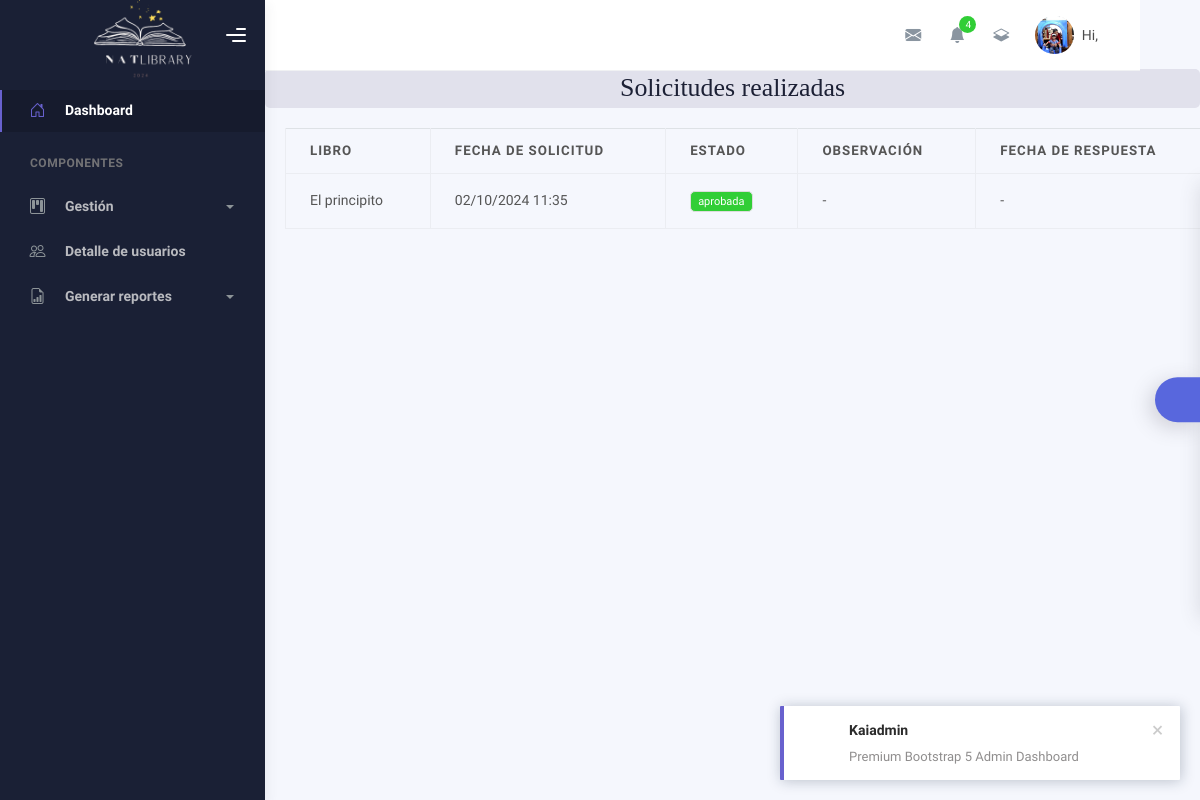
/student_dashboard/solicitudesRealizadas/ (signed in), run on the app's committed database.
### myapp/models.py (models this page shows, shortened)
class SolicitudLibro(models.Model):
    ESTADO_CHOICES = [
        ('pendiente', 'Pendiente'),
        ('aceptada', 'Aceptada'),
        ('rechazada', 'Rechazada'),
    ]
    estudiante = models.ForeignKey(settings.AUTH_USER_MODEL, on_delete=models.CASCADE, related_name='solicitudes')
    libro = models.ForeignKey(Libro, on_delete=models.CASCADE, related_name='solicitudes')
    fecha_solicitud = models.DateTimeField(auto_now_add=True)
    estado = models.CharField(max_length=10, choices=ESTADO_CHOICES, default='pendiente')
    fecha_respuesta = models.DateTimeField(null=True, blank=True)
    observacion = models.TextField(null=True, blank=True)  # Para que el administrador agregue comentarios

class Libro(models.Model):
    nombre = models.TextField(max_length=300)
    fechaPublicacion= models.DateField()
    descripcion=models.TextField(max_length=500, default="Descripción no disponible")
    generos = models.ManyToManyField(Genero, related_name='libros')
    imgPortada = models.ImageField(upload_to='libros/', default='libros/defectoLibro.png')
    autor = models.ForeignKey(Autor, on_delete=models.SET_NULL, null=True, blank=True, related_name='libros')

### myapp/views.py (the view)
# urls.py: path('student_dashboard/solicitudesRealizadas/',views.vistaSolicitudesRealizadas),
def vistaSolicitudesRealizadas(request):
    user = request.user
    imgPerfil=user.picture
    estudiante = request.user
    solicitudes = SolicitudLibro.objects.filter(estudiante=estudiante).order_by('-fecha_solicitud')
    return render(request, "estudiante/soliRealizadas.html",{
        'imgPerfil': imgPerfil, 'solicitudes': solicitudes})

### myapp/templates/estudiante/soliRealizadas.html (shortened to what this page needs)
<!DOCTYPE html>
<html lang="en">
  <head>
    {% load static %}
    <link href="{% static 'css/bootstrap.min.css' %}" rel="stylesheet">
    <link href="{% static 'css/plugins.min.css' %}" rel="stylesheet">
    <link href="{% static 'css/kaiadmin.min.css' %}" rel="stylesheet">
    <link href="{% static 'css/demo.css' %}" rel="stylesheet">
    <link rel="stylesheet" href="https://cdn.jsdelivr.net/npm/bootstrap-icons@1.11.3/font/bootstrap-icons.min.css">
  </head>
  <body>
    <div class="wrapper">
      {% include 'estudiante/sideBar.html' %}
      {% include 'estudiante/header.html' %}
      <div class="main-panel">
        <div class="container">
          <h2 style="font-family:Gowun Batang, serif ; text-align: center; background-color: #e1e1ec; border-radius: 5px; margin-bottom: 20px;">Solicitudes realizadas</h2>
          <table class="table table-bordered" style="margin: 20px;">
            <thead>
                <tr>
                    <th>Libro</th>
                    <th>Fecha de Solicitud</th>
                    <th>Estado</th>
                    <th>Observación</th>
                    <th>Fecha de Respuesta</th>
                </tr>
            </thead>
            <tbody>
                {% for solicitud in solicitudes %}
                <tr>
                    <td>{{ solicitud.libro.nombre }}</td>
                    <td>{{ solicitud.fecha_solicitud|date:"d/m/Y H:i" }}</td>
                    <td>
                        {% if solicitud.estado == 'pendiente' %}
                            <span class="badge bg-warning text-dark">Pendiente</span>
                        {% elif solicitud.estado == 'aprobada' %}
                            <span class="badge bg-success">aprobada</span>
                        {% else %}
                            <span class="badge bg-danger">Rechazada</span>
                        {% endif %}
                    </td>
                    <td>{{ solicitud.observacion|default:"-" }}</td>
                    <td>
                        {% if solicitud.fecha_respuesta %}
                            {{ solicitud.fecha_respuesta|date:"d/m/Y H:i" }}
                        {% else %}
                            -
                        {% endif %}
                    </td>
                </tr>
                {% empty %}
                <tr>
                    <td colspan="5">No has realizado ninguna solicitud.</td>
                </tr>
                {% endfor %}
            </tbody>
        </table>
        </div>
        </div>
    </div>
      <div class="custom-template">
        <div class="custom-toggle">
        </div>
      </div>
  </body>
</html>

### myapp/static/css/demo.css (style rules this page uses)
.custom-template { position: fixed; top: 50%; transform: translateY(-50%); right: -325px; width: 325px; height: max-content; display: block; z-index: 1; background: #ffffff; transition: all .3s; z-index: 1003; box-shadow: -1px 1px 20px rgba(69, 65, 78, 0.15); border-top-left-radius: 5px; border-bottom-left-radius: 5px; transition: all .5s; }
.custom-template .custom-toggle { position: absolute; width: 45px; height: 45px; background: #5867dd; top: 50%; left: -45px; transform: translateY(-50%); display: flex; align-items: center; justify-content: center; text-align: center; border-top-left-radius: 30px; border-bottom-left-radius: 30px; cursor: pointer; color: #ffffff; box-shadow: -5px 5px 20px rgba(69, 65, 78, 0.21); }

### data on the page
SolicitudLibro: libro.nombre "El principito", fecha_solicitud "02/10/2024 11:35", estado "aprobada", observacion "-"
